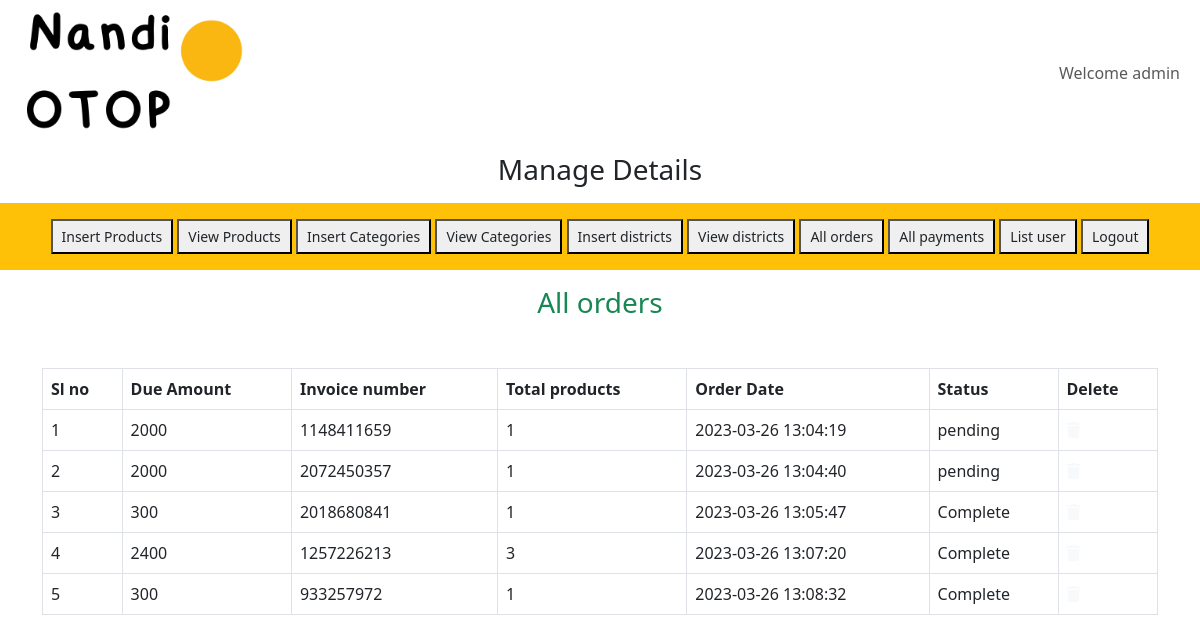
The app's page /admin_area/index.php?list_orders (signed in) with its own data.
### tables this page shows
CREATE TABLE `user_orders` (
  `order_id` int(11) NOT NULL,
  `user_id` int(11) NOT NULL,
  `amount_due` int(255) NOT NULL,
  `invoice_number` int(255) NOT NULL,
  `total_products` int(255) NOT NULL,
  `order_date` timestamp NOT NULL DEFAULT current_timestamp() ON UPDATE current_timestamp(),
  `order_status` varchar(255) NOT NULL
);

### admin_area/list_orders.php (the view, shortened to what this page needs)
<h3 class="text-center text-success">All orders</h3>
<table class="table table-bordered mt-5">
    <thead class="bg-warning">
        <?php
        $get_orders="select * from `user_orders`";
        $result=mysqli_query($con,$get_orders);
        $row_count=mysqli_num_rows($result);
        if($row_count==0){
            echo"<h2 class='text-danger text-center mt-5'>No orders yet</h2>";
        }else{
            echo "
            <tr>
            <th>Sl no</th>
            <th>Due Amount</th>
            <th>Invoice number</th>
            <th>Total products</th>
            <th>Order Date</th>
            <th>Status</th>
            <th>Delete</th>
            </tr>
            </thead>
            <tbody class='bg-secondary text-light'>";
            ?>
            <?php
            $number=0;
            while($row_data=mysqli_fetch_assoc($result)){
                $order_id=$row_data['order_id'];
                $amount_due=$row_data['amount_due'];
                $invoice_number=$row_data['invoice_number'];
                $total_products=$row_data['total_products'];
                $order_date=$row_data['order_date'];
                $order_status=$row_data['order_status'];
                $number++;
            ?>
                <tr>
                <td><?php echo $number?></td>
                <td><?php echo $amount_due?></td>
                <td><?php echo $invoice_number?></td>
                <td><?php echo $total_products?></td>
                <td><?php echo $order_date?></td>
                <td><?php echo $order_status?></td>
                <td><a href='index.php?delete_order=<?php echo $order_id?>' class='text-light'><i class='fa-solid fa-trash'></i></a></td>
                </tr>
<?php
}}?>
    </tbody>
</table>

### style.css (style rules this page uses)
* { margin: 0; padding: 0; box-sizing: border-box; }

### admin_area/index.php (style rules this page uses)
body { overflow-x:hidden; }

### records on screen
user_orders: amount_due "2000", invoice_number "1148411659", total_products "1", order_date "2023-03-26 13:04:19", order_status "pending"
user_orders: amount_due "2000", invoice_number "2072450357", total_products "1", order_date "2023-03-26 13:04:40", order_status "pending"
user_orders: amount_due "300", invoice_number "2018680841", total_products "1", order_date "2023-03-26 13:05:47", order_status "Complete"
user_orders: amount_due "2400", invoice_number "1257226213", total_products "3", order_date "2023-03-26 13:07:20", order_status "Complete"
user_orders: amount_due "300", invoice_number "933257972", total_products "1", order_date "2023-03-26 13:08:32", order_status "Complete"

### other values on screen
$_SESSION['admin_name'] "admin"
